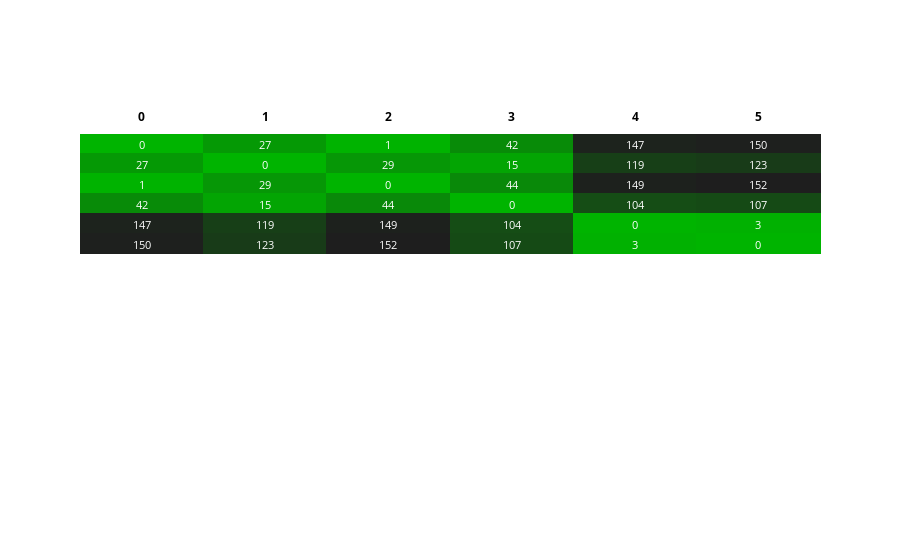

Notebook cell for this chart:
### Markdown cell above
For the selected word ensemble, we can compute a closeness matrix, plotting the distance in occurences ranking of words in the ensemble. The lower the difference, the closer the rankings of words in corresponding communities.

### Code cell
# Build the matrix given the previously run section, with given word ensemble

closeness_matrix = pd.DataFrame(index=communities,columns=communities)

for x in communities:
    for y in communities:
        for target in range(len(targets_list)):
            a = result[target][result[target]['community']==x]['title_frequency']
            b = result[target][result[target]['community']==y]['title_frequency']
            closeness_matrix[x][y]=int(abs(float(a)-float(b))*100000)

# Display the matrix

colors = n_colors('rgb(0, 180, 0)', 'rgb(30, 30, 30)',closeness_matrix.max().max()+1, colortype='rgb')
a = np.stack(closeness_matrix[0].to_numpy()).astype(int)
b = np.stack(closeness_matrix[1].to_numpy()).astype(int)
c = np.stack(closeness_matrix[2].to_numpy()).astype(int)
d = np.stack(closeness_matrix[3].to_numpy()).astype(int)
e = np.stack(closeness_matrix[4].to_numpy()).astype(int)
f = np.stack(closeness_matrix[5].to_numpy()).astype(int)

fig = go.Figure(data=[go.Table(
  header=dict(
    values=['<b>0</b>','<b>1</b>','<b>2</b>','<b>3</b>','<b>4</b>','<b>5</b>'],
    line_color='white', fill_color='white',
    align='center',font=dict(color='black', size=12)
  ),
  cells=dict(
    values=[a,b,c,d,e,f],
    line_color=[np.array(colors)[a], np.array(colors)[b], np.array(colors)[c], np.array(colors)[d], np.array(colors)[e], np.array(colors)[f]],
    fill_color=[np.array(colors)[a], np.array(colors)[b], np.array(colors)[c], np.array(colors)[d], np.array(colors)[e], np.array(colors)[f]],
    align='center', font=dict(color='white', size=11)
    ))
])

fig.show()
fig.write_html("figures/closeness_matrix.html")
